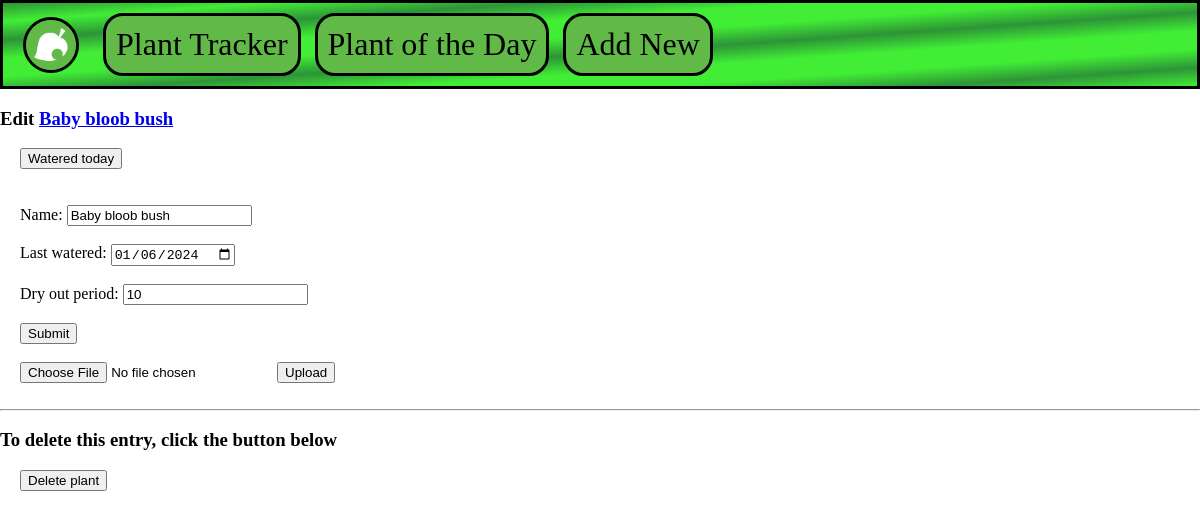
The page /Baby bloob bush/edit/ on the database as committed earlier.
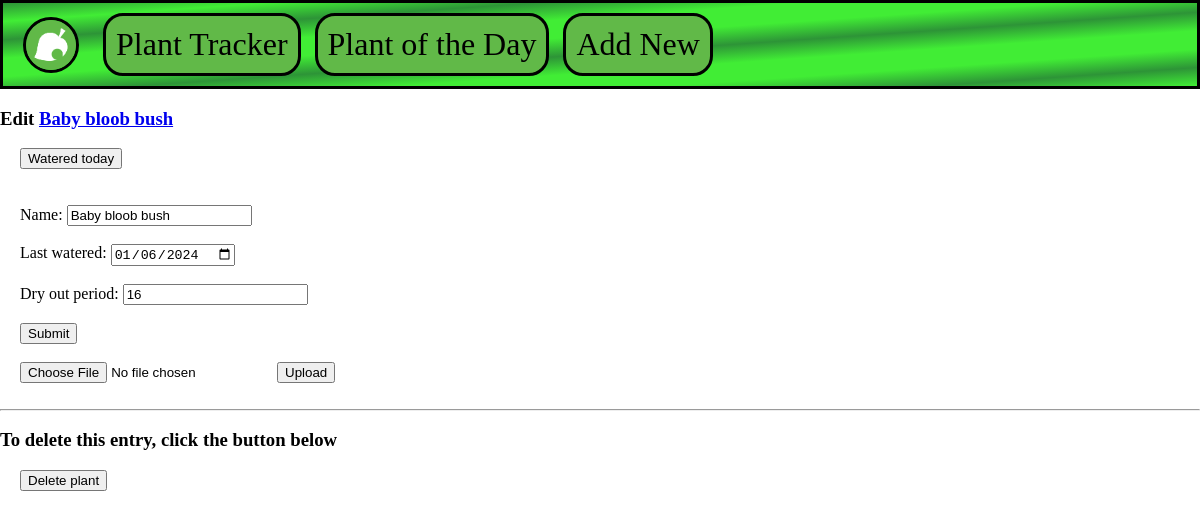
The same page on the database as committed later.
### tables this page shows
CREATE TABLE plants (
	id INTEGER PRIMARY KEY AUTOINCREMENT,
	name TEXT NOT NULL,
	lastWatered DATE NOT NULL,
	dryOut INTEGER NOT NULL
, remaining TINYINT);

### homeTracker.py (the view, shortened to what this page needs)
@app.route('/<string:plantName>/edit/', methods=('GET', 'POST'))
def edit(plantName):
	plant = get_plant(plantName)
	print(plant)
	return render_template('edit.html', plant=plant)

### homeTracker.py (called while the page is built)
def get_db_connection():
	conn = sqlite3.connect('database.db')
	conn.row_factory = sqlite3.Row
	return conn

def get_plant(plantName):
	conn = get_db_connection()
	plant = conn.execute('SELECT * FROM plants WHERE name = ?', (plantName,)).fetchone()
	conn.close()
	return plant

### templates/edit.html
{% extends 'base.html' %}
{% block content %}
	<h3>Edit <a href="{{ url_for('viewPics', plantName=plant['name']) }}">{{ plant['name'] }}</a></h3>
        <form action="{{ url_for('wateredToday', plantName=plant['name']) }}" method="POST", class="edit">
                <input type="submit" value="Watered today"
                        onclick="return confirm('Watered today?')">
	</form>
	<br>
	<form method="post", class="edit", enctype=multipart/form-data>
		<br>
		<label for="name">Name: </label>
		<input type="text" name="name"
			value="{{ request.form['name'] or plant['name'] }}"></input>
		<br>
		<br>
		<label for="lastWatered">Last watered: </label>
		<input type="date" name="lastWatered"
			value="{{ request.form['lastWatered'] or plant['lastWatered'] }}"></input>
		<br>
		<br>
		<label for="dryOut">Dry out period: </label>
		<input type="text" name="dryOut"
			value="{{ request.form['dryOut'] or plant['dryOut'] }}"></input>
		<br>
		<br>
		<button type="submit">Submit</button>
		<br>
		<br>
		<input type=file name=file>
		<input type=submit value=Upload>
	</form>
	<br>
	<hr>
	<h3>To delete this entry, click the button below</h3>
	<form action="{{ url_for('delete', plantName=plant['name']) }}" method="POST", class="edit">
		<input type="submit" value="Delete plant"
			onclick="return confirm('Are you sure you want to delete this plant?')">
	</form>
{% endblock %}

### templates/base.html (shortened to what this page needs)
<!DOCTYPE html>
<html lang="en">
<head>
	<link rel="stylesheet" type="text/css" href="{{ url_for('static', filename='styles.css') }}" />
</head>
<body class="body">
	<nav class="mainNav">
		<a href="{{ url_for('index') }}"> <img class="logo" src="{{ url_for('static', filename='nook.png') }}"></a>
		<a href="{{ url_for('plantTracker') }}" class="mainNav">Plant Tracker</a>
		<a href="{{ url_for('pod') }}" class="mainNav"> Plant of the Day </a>
		<a href="{{ url_for('addNew') }}" class="mainNav">Add New</a>
	</nav>
	<div class="content">
		{% block content %} {% endblock %}
	</div>
</body>
</html>

### static/styles.css (style rules this page uses)
.logo { width: 50px; display: inline-block; vertical-align: middle; margin: 0px 10px 0px 20px; border-style: solid; border-radius: 50px; border-color: black; }
nav.mainNav { background-image: linear-gradient(to bottom right, rgb(45, 148, 55), rgb(65, 237, 53), rgba(45, 148, 55), rgb(65, 237, 53), rgb(65, 237, 53), rgba(45, 148, 55), rgb(65, 237, 53), rgb(65, 237, 53), rgba(45, 148, 55), rgb(65, 237, 53)); padding: 10px 0px 10px 0px; border: solid; }
a.mainNav { color: black; font-size: 2em; display: inline-block; vertical-align: middle; margin-left: 10px; margin-top: 0px; margin-bottom: 0px; text-decoration: none; background-color: rgb(97, 185, 72); padding: 10px 10px 10px 10px; border-radius: 20px; border-style: solid; border-color: black; }
body.body { background-image: url("plantBackground.jpg"); margin: 0px; }
form.edit { margin-left: 20px; }

Rows that differ between the two databases and show on the page:
changed plants "Baby bloob bush": dryOut "10" → "16"
